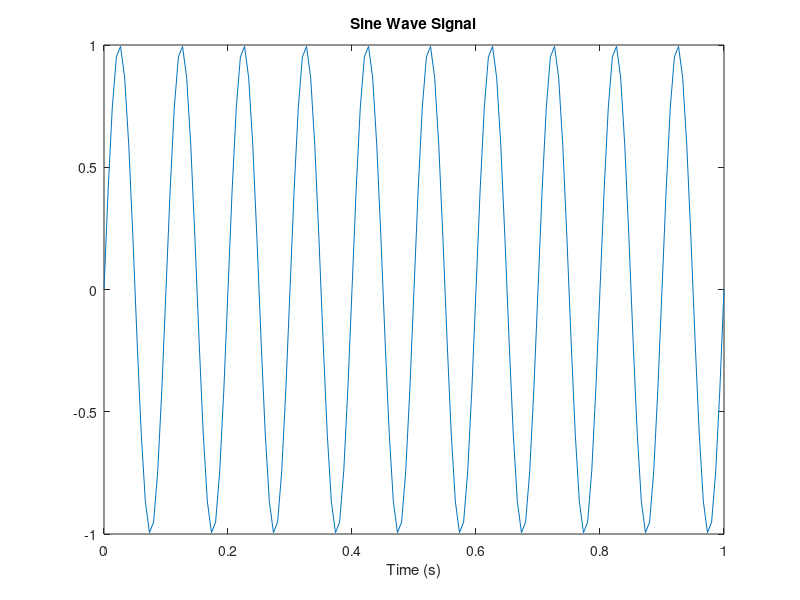
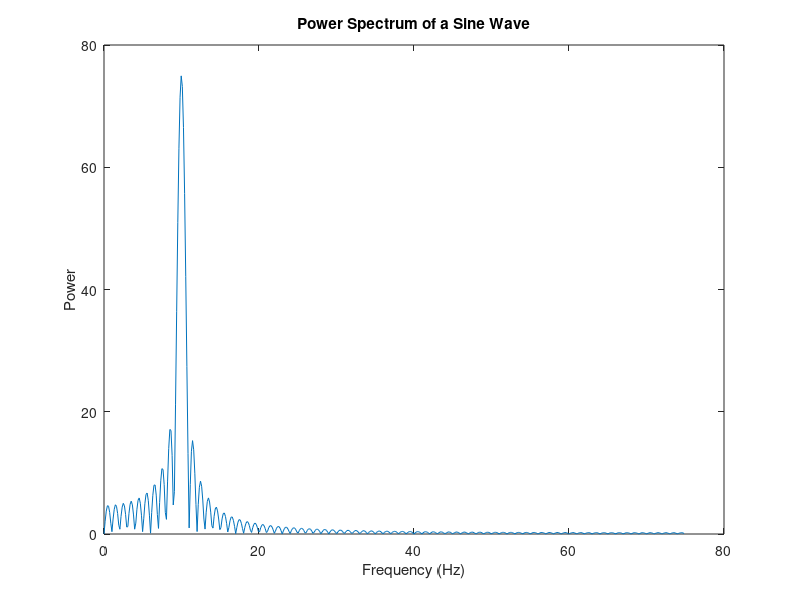

MATLAB code to generate these figures, in order:
% math_fft_01.m

% Fast Fourier Transform: decomposing a time series into
%  frequency components

% Ian Cooper
% email: ian.cooper@sydney.edu.au
% School of Physics, University of Sydney
% 180712 / Matlab version R2018a

% DOING PHYSICS WITH MATLAB 
%    https://d-arora.github.io/Doing-Physics-With-Matlab/

clear 
close all
clc

% INPUTS / FUNCTION y(t) ==============================================

% Sampling frequency
  fS = 150;
  
t = 0:1/fS:1; % Time vector of 1 second
f = 10; % Create a sine wave of f Hz.
x = sin(2*pi*t*f);


% 
nfft = 1024; % Length of FFT
% Take fft, padding with zeros so that length(X)
X = fft(x,nfft);
% FFT is symmetric, throw away second half
%Power Spectrum of a Sine Wave
% FFT is symmetric, throw away second half
X = X(1:nfft/2);
% Take the magnitude of fft of x
mx = abs(X);
% Frequency vector
f = (0:nfft/2-1)*fS/nfft;


% Generate the plot, title and labels.
figure(1);
plot(t,x);
title('Sine Wave Signal');
xlabel('Time (s)');

figure(2);
plot(f,mx);
title('Power Spectrum of a Sine Wave');
xlabel('Frequency (Hz)');
ylabel('Power');
